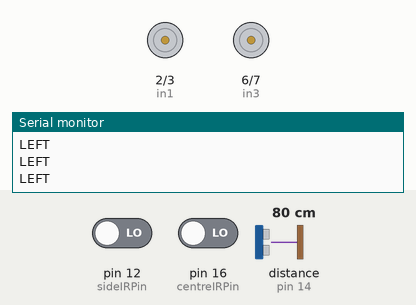
A sketch run on a simulated Arduino Uno, built with avr-gcc and run on an emulated ATmega328P. On the bench: motor-driver pin pairs drawn as motors (green arrow = first pin HIGH = forward, orange = second pin HIGH = backward, longer = more drive, scaled by the enable pin), the last lines printed to the serial monitor. Wiring (inferred from the names in the program): ultrasonic range finder: trigger pin 15; echo pin 14. The inputs (shaded band) are chosen by the test bench; at power-on: pin 12 (sideIRPin) LOW, pin 16 (centreIRPin) LOW, distance to the obstacle (sensor on pin 14) 80 cm. The echo pulse lasts 58.3 µs per cm.

Above: at 1.2 s.
1.3 s: pin 12 (sideIRPin) driven HIGH
2.8 s: pin 16 (centreIRPin) driven HIGH
At 3.8 s:
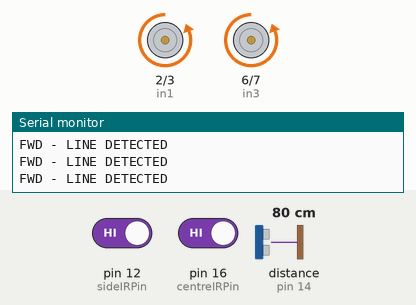
4.3 s: distance to the obstacle (sensor on pin 14) set to 60 cm
7.3 s: pin 16 (centreIRPin) driven LOW
At 8.5 s:
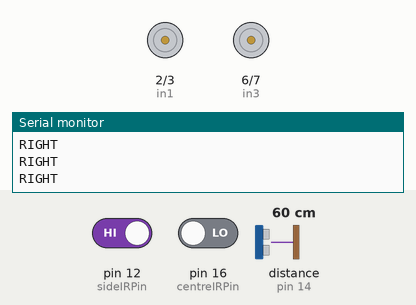
8.8 s: pin 12 (sideIRPin) driven LOW
Timing chart, 0 to 11.8 s (numbered marks = the images above; inputs shaded):
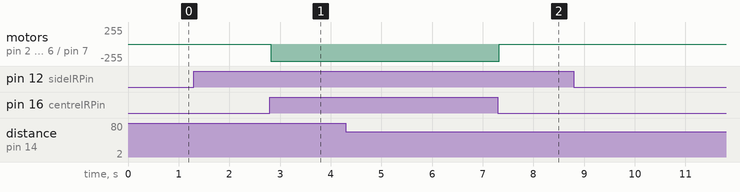

Measured:
- after the input at 2.8 s, motor on pin 2 (in1) / pin 3 (in2), motor on pin 6 (in3) / pin 7 (in4): stopped → backward 255/255 at once
- after the input at 7.3 s, motor on pin 2 (in1) / pin 3 (in2), motor on pin 6 (in3) / pin 7 (in4): backward 255/255 → stopped at once

The sketch:

motorAndIRV3.ino
```cpp
#include <Arduino.h>

// VERSION STATUS
// centreIR and distance thingy working

// ==== TO DO ====
// need to fiddle with historySize array
// determine how many IR counts are taken per second.
// lots of testing

// wheel diameter: 3.3
// define pins
const int centreIRPin = 16;
const int sideIRPin = 12;
const int trigPin = 15;
const int echoPin = 14;

// Motor Driver Pins
// Left Motor (Motor A)
const int enA = 4;  // Speed control (Needs PWM ~ pin)
const int in1 = 2;  // Direction Pin 1
const int in2 = 3;  // Direction Pin 2

// Right Motor (Motor B)
const int enB = 8; // Speed control (Needs PWM ~ pin)
const int in3 = 6;  // Direction Pin 1
const int in4 = 7;  // Direction Pin 2

// --- Added for IR History ---
const int historySize = 100;
int sideIRHistory[historySize] = {0}; // Array to hold the last 10 readings
int historyIndex = 0;                 // Tracks where to write the next reading
bool foundHigh = false;
float duration, distance;

void setup() {
  Serial.begin(115200);
  pinMode(centreIRPin, INPUT);
  pinMode(sideIRPin, INPUT);

  // Ultrasonic
  pinMode(trigPin, OUTPUT);
  pinMode(echoPin, INPUT);

  // Set all motor control pins to outputs
  // Motor 1
  pinMode(enA, OUTPUT);
  pinMode(in1, OUTPUT);
  pinMode(in2, OUTPUT);

  // Motor 2
  pinMode(enB, OUTPUT);
  pinMode(in3, OUTPUT);
  pinMode(in4, OUTPUT);

  digitalWrite(in1, LOW);
  digitalWrite(in2, LOW);
  digitalWrite(in3, LOW);
  digitalWrite(in4, LOW);
}

void loop() {
  // Ultrasonic Test
  digitalWrite(trigPin, LOW);
  delayMicroseconds(2);
  digitalWrite(trigPin, HIGH);
  delayMicroseconds(10);
  digitalWrite(trigPin, LOW);

  duration = pulseIn(echoPin, HIGH);
  distance = (duration*.0343)/2;
  // Serial.print("Distance: ");
  // Serial.println(distance);

  // log side IR
  sideIRHistory[historyIndex] = digitalRead(sideIRPin);
  historyIndex = (historyIndex + 1) % historySize;

  // Check center sensor
  if (digitalRead(centreIRPin) == HIGH) {
    // Set left motor forward
    digitalWrite(in1, LOW);
    digitalWrite(in2, HIGH);
    analogWrite(enA, 215);

    // Set right motor forward
    digitalWrite(in3, LOW);
    digitalWrite(in4, HIGH);
    analogWrite(enB, 215);
    Serial.println("FWD - LINE DETECTED");
  }

  else if (digitalRead(centreIRPin) == LOW) {
    // slow it down
    foundHigh = false;
    analogWrite(enA, 0);
    analogWrite(enB, 0);
    // Serial.println("UNDETECTED");

    // search recent side IR values for HIGH
    for (int i = 0; i < historySize; i++) {
      if (sideIRHistory[i] == HIGH) {
        foundHigh = true;
        break;
      }
    }

    if (foundHigh) {
      // found recent HIGH values - turn in that direction
      digitalWrite(in1, LOW);
      digitalWrite(in2, HIGH);

      digitalWrite(in3, HIGH);
      digitalWrite(in4, LOW);
      Serial.println("RIGHT");

    } else {
      // no recent HIGH values - turn opposite direction
      digitalWrite(in1, HIGH);
      digitalWrite(in2, LOW);

      digitalWrite(in3, LOW);
      digitalWrite(in4, HIGH);
      Serial.println("LEFT");
    }
  }
  delay(20);
}
```
